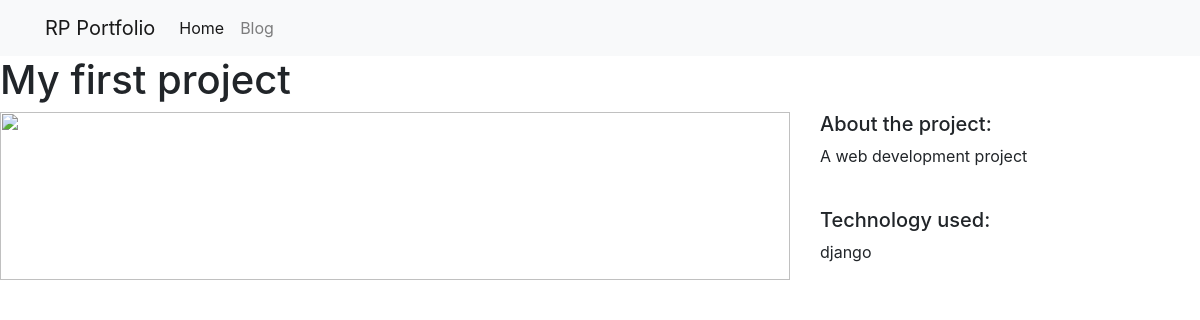
/project/1/, run on the app's committed database.
### projects/models.py (models this page shows)
class Project(models.Model):
    title = models.CharField(max_length=100)
    description = models.TextField()
    technology = models.CharField(max_length=20)
    image = models.FilePathField(path='/img')

### projects/views.py (the view)
# urls.py: path("<int:pk>/", views.project_detail, name="project_detail"),
def project_detail(request, pk):
    project = Project.objects.get(pk=pk)
    context = {
        'project': project
    }
    return render(request, 'project_detail.html', context)

### projects/templates/project_detail.html
{% extends "base.html" %}
{% load static %}
{% block page_content %}
<h1>{{ project.title }}</h1>
<div class="row">
    <div class="col-md-8">
        <img src="https://d1jnx9ba8s6j9r.cloudfront.net/blog/wp-content/uploads/2019/10/web-development-projects.png" alt="" width="100%">
    </div>
    <div class="col-md-4">
        <h5>About the project:</h5>
        <p>{{ project.description }}</p>
        <br>
        <h5>Technology used:</h5>
        <p>{{ project.technology }}</p>
    </div>
</div>
{% endblock %}

### data on the page
Project: title "My first project", description "A web development project", technology "django"
